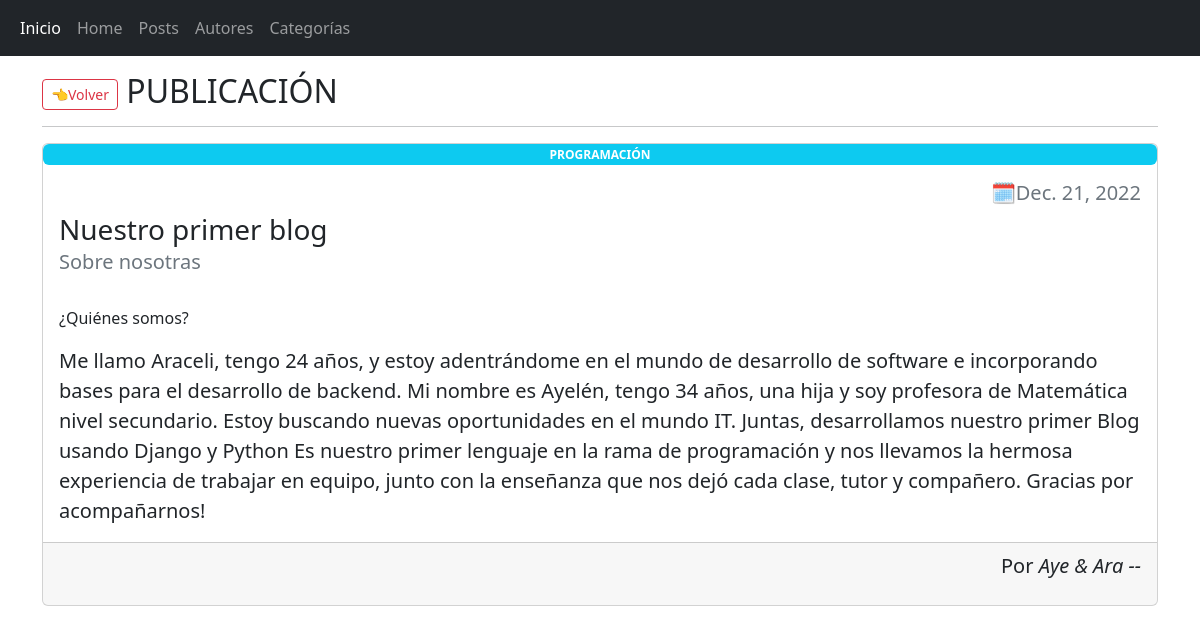
/posts/1, run on the app's committed database.
### AppBlog/models.py (models this page shows, shortened)
class Post(models.Model):
    id = models.AutoField(primary_key=True)
    titulo = models.CharField(max_length=100)
    subtitulo = models.CharField(max_length=100)
    descripcion = models.TextField()
    contenido = models.TextField()
    autor = models.ForeignKey(Autor,on_delete=models.CASCADE,)
    fecha_creacion = models.DateField()
    categoria = models.ForeignKey(Categoria, on_delete=models.CASCADE)

class Categoria(models.Model):
    id = models.AutoField(primary_key=True)
    nombre = models.CharField(max_length=100, unique=True)
    descripcion = models.TextField(max_length=300)
    def __str__(self):
        return self.nombre

class Autor(models.Model):
    id = models.AutoField(primary_key=True)
    nombre = models.CharField(max_length=100)
    apellido = models.CharField(max_length=100)
    fecha_nacimiento = models.DateField()
    nacionalidad = models.CharField(max_length=100)
    def __str__(self):
        return self.nombre + ' ' + self.apellido

### AppBlog/views.py (the view)
# urls.py: path('posts/<int:pk>', PostDetail.as_view(), name='post_detail'),
class PostDetail(DetailView):
    model =  Post
    template_name = 'post/post_detail.html'

### AppBlog/templates/post/post_detail.html
{% extends 'componentes/padre.html' %}
{% block contenido %}
<h2>
    <a class="btn btn-outline-danger btn-sm" href="{% url 'home' %}" role="button">👈Volver</a>
    PUBLICACIÓN
</h2>
<hr>
<div class="card mb-3">
    <span class="badge bg-info">{{post.categoria | upper}}</span>
    <div class="card-body">
            <h4 class="lead text-end text-muted " style="margin-left:50%">🗓{{object.fecha_creacion | date}}</h4>
            <h3 class="card-title">{{object.titulo}} </h3>
            <h5 class="card-subtitle text-muted">{{object.subtitulo}}</h5>
    </div>
    <div class="card-body">
        <p>{{object.descripcion}}</p>
        <p class="card-text" style="font-size:20px">{{object.contenido}}</p>
    </div>
    <div class="card-footer text-end lead">
        <p>Por <I>{{object.autor}}</I></p>
    </div>
</div>
{% endblock %}

### data on the page
Post: categoria "PROGRAMACIÓN", fecha_creacion "Dec. 21, 2022", titulo "Nuestro primer blog", subtitulo "Sobre nosotras", descripcion "¿Quiénes somos?", contenido "Me llamo Araceli, tengo 24 años, y estoy adentrándome en el mundo de desarrollo de software e incorporando bases para el desarrollo de backend. Mi nombre es Ayelén, tengo 34 años, una hija y soy profesora de Matemática nivel secundario. Estoy buscando nuevas oportunidades en el mundo IT. Juntas, desarrollamos nuestro primer Blog usando Django y Python Es nuestro primer lenguaje en la rama de programación y nos llevamos la hermosa experiencia de trabajar en equipo, junto con la enseñanza que nos dejó cada clase, tutor y compañero. Gracias por acompañarnos!", autor "Aye & Ara --"
